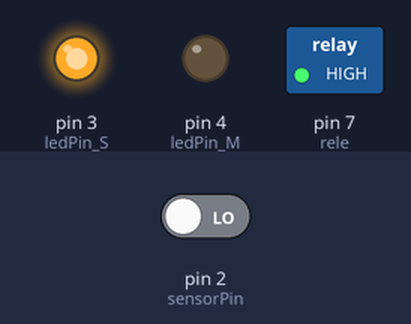
Bench run of a sketch on a simulated Arduino Uno, built with avr-gcc and run on an emulated ATmega328P. On the bench: switched loads named in the sketch (green lamp = pin HIGH), output pins drawn as LEDs (lit = HIGH). The inputs (shaded band) are chosen by the test bench; at power-on: pin 2 (sensorPin) LOW. What the sketch prints to the serial monitor is not drawn.

Above: at 1.4 s.
1.5 s: pin 2 (sensorPin) driven HIGH
At 2.1 s:
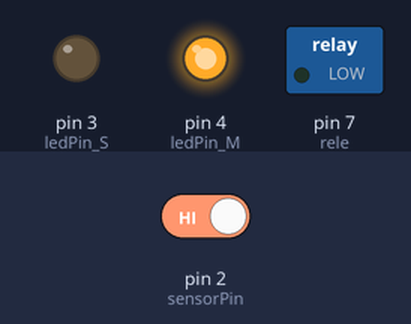
Timing chart, 0 to 4.5 s (numbered marks = the images above; inputs shaded):
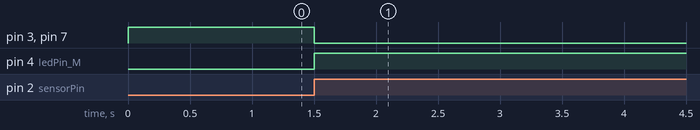

The sketch:

Sens_Movimento.ino
```cpp
// Define o pino do sensor PIR
int sensorPin = 2;

// Define o pino Relé
int rele = 7;

// Define o pino do LED
int ledPin_M = 4;
int ledPin_S = 3;

// Define uma variável para armazenar o estado do sensor
int motionState = 1;

void setup() {
  // Inicializa o pino do sensor como entrada
  pinMode(sensorPin, INPUT);

  // Inicializa o pino do LED como saída
  pinMode(ledPin_M, OUTPUT);
  pinMode(ledPin_S, OUTPUT);
  // Inicializa o pino do Relé como saída
  pinMode(rele, OUTPUT);

  // Inicializa a comunicação serial para depuração
  Serial.begin(9600);
}

void loop() {

  // Lê o estado do sensor
  motionState = digitalRead(sensorPin);

  // Verifica se o sensor detectou movimento

  if (motionState == HIGH) {
    Charc(1);
    digitalWrite(rele, LOW);

    for (int i=0; i <= 5; i++){
      motionState = digitalRead(sensorPin);
      if (motionState == HIGH) {
        i = 0;
      }
      delay(1000);
      Serial.println("Movimento detectado!" + String(i));
    }

  } else {
    digitalWrite(rele, HIGH);
    Serial.println("Nenhum movimento detectado.");
    Charc(0);
  }

  // Aguarda um curto período de tempo antes de verificar novamente
  delay(300);
}

void Charc(boolean led_switch) {
  digitalWrite(ledPin_M, led_switch);

  digitalWrite(ledPin_S, !led_switch);
}
```

Measured:
- after the input at 1.5 s, pin 3 (ledPin_S), pin 7 (rele): HIGH → LOW at once; pin 4 (ledPin_M): LOW → HIGH at once
